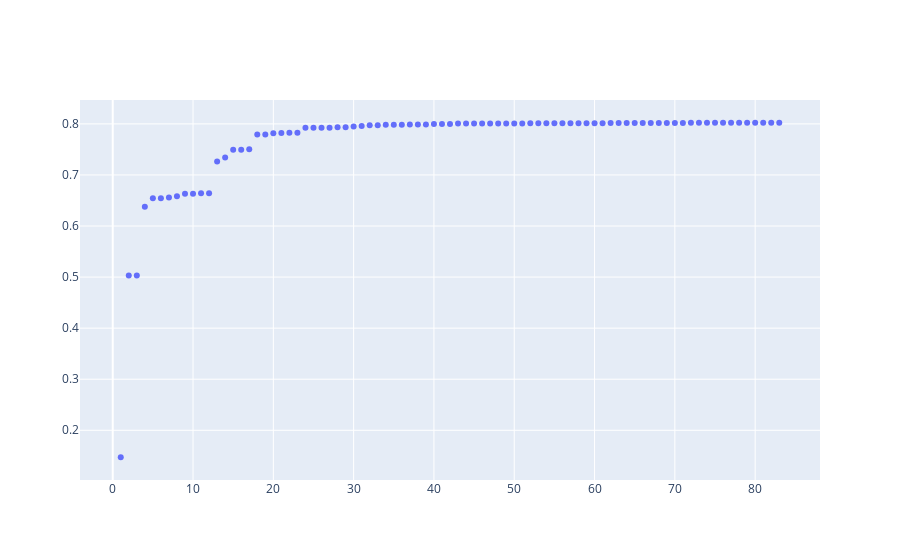

The notebook cell this image was saved under:
### Code cell
from graph import plot, trace_values
trace_rfecv = trace_values(num_features, rfecv_scores)
plot([trace])
